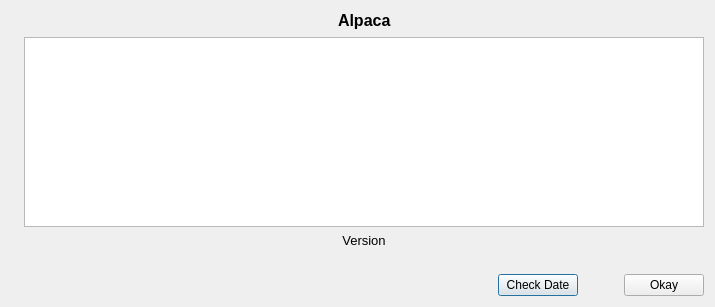
<?xml version="1.0" encoding="UTF-8"?>
<ui version="4.0">
 <class>AboutDialogClass</class>
 <widget class="QDialog" name="AboutDialogClass">
  <property name="windowModality">
   <enum>Qt::ApplicationModal</enum>
  </property>
  <property name="geometry">
   <rect>
    <x>0</x>
    <y>0</y>
    <width>715</width>
    <height>307</height>
   </rect>
  </property>
  <property name="windowTitle">
   <string>About %1</string>
  </property>
  <property name="windowIcon">
   <iconset>
    <normaloff>:/TAC.png</normaloff>:/TAC.png</iconset>
  </property>
  <property name="modal">
   <bool>true</bool>
  </property>
  <layout class="QVBoxLayout" name="verticalLayout_3">
   <item>
    <layout class="QHBoxLayout" name="horizontalLayout_2">
     <item>
      <widget class="QLabel" name="_backsplash">
       <property name="text">
        <string/>
       </property>
       <property name="pixmap">
        <pixmap resource="QCommon.qrc">:/resources/Alpaca_BS.png</pixmap>
       </property>
      </widget>
     </item>
     <item>
      <layout class="QVBoxLayout" name="verticalLayout_2">
       <item>
        <layout class="QVBoxLayout" name="verticalLayout">
         <item>
          <layout class="QHBoxLayout" name="horizontalLayout">
           <item>
            <spacer name="horizontalSpacer">
             <property name="orientation">
              <enum>Qt::Horizontal</enum>
             </property>
             <property name="sizeHint" stdset="0">
              <size>
               <width>40</width>
               <height>20</height>
              </size>
             </property>
            </spacer>
           </item>
           <item>
            <widget class="QLabel" name="_title">
             <property name="text">
              <string>&lt;html&gt;&lt;head/&gt;&lt;body&gt;&lt;p&gt;&lt;span style=&quot; font-size:12pt; font-weight:600;&quot;&gt;Alpaca&lt;/span&gt;&lt;/p&gt;&lt;/body&gt;&lt;/html&gt;</string>
             </property>
            </widget>
           </item>
           <item>
            <spacer name="horizontalSpacer_2">
             <property name="orientation">
              <enum>Qt::Horizontal</enum>
             </property>
             <property name="sizeHint" stdset="0">
              <size>
               <width>40</width>
               <height>20</height>
              </size>
             </property>
            </spacer>
           </item>
          </layout>
         </item>
         <item>
          <widget class="QTextBrowser" name="_aboutText">
           <property name="html">
            <string>&lt;!DOCTYPE HTML PUBLIC &quot;-//W3C//DTD HTML 4.0//EN&quot; &quot;http://www.w3.org/TR/REC-html40/strict.dtd&quot;&gt;
&lt;html&gt;&lt;head&gt;&lt;meta name=&quot;qrichtext&quot; content=&quot;1&quot; /&gt;&lt;style type=&quot;text/css&quot;&gt;
p, li { white-space: pre-wrap; }
&lt;/style&gt;&lt;/head&gt;&lt;body style=&quot; font-family:'MS Shell Dlg 2'; font-size:8.25pt; font-weight:400; font-style:normal;&quot;&gt;
&lt;p style=&quot;-qt-paragraph-type:empty; margin-top:0px; margin-bottom:0px; margin-left:0px; margin-right:0px; -qt-block-indent:0; text-indent:0px;&quot;&gt;&lt;br /&gt;&lt;/p&gt;&lt;/body&gt;&lt;/html&gt;</string>
           </property>
           <property name="openLinks">
            <bool>false</bool>
           </property>
          </widget>
         </item>
        </layout>
       </item>
       <item>
        <widget class="QLabel" name="_versionLabel">
         <property name="font">
          <font>
           <pointsize>10</pointsize>
          </font>
         </property>
         <property name="text">
          <string>Version</string>
         </property>
         <property name="alignment">
          <set>Qt::AlignCenter</set>
         </property>
        </widget>
       </item>
      </layout>
     </item>
    </layout>
   </item>
   <item>
    <widget class="QLabel" name="_aboutLine2">
     <property name="text">
      <string/>
     </property>
    </widget>
   </item>
   <item>
    <layout class="QHBoxLayout" name="horizontalLayout_3">
     <item>
      <spacer name="horizontalSpacer_3">
       <property name="orientation">
        <enum>Qt::Horizontal</enum>
       </property>
       <property name="sizeHint" stdset="0">
        <size>
         <width>40</width>
         <height>20</height>
        </size>
       </property>
      </spacer>
     </item>
     <item>
      <widget class="QPushButton" name="_checkDateButton">
       <property name="text">
        <string>Check Date</string>
       </property>
      </widget>
     </item>
     <item>
      <spacer name="horizontalSpacer_4">
       <property name="orientation">
        <enum>Qt::Horizontal</enum>
       </property>
       <property name="sizeType">
        <enum>QSizePolicy::Fixed</enum>
       </property>
       <property name="sizeHint" stdset="0">
        <size>
         <width>40</width>
         <height>20</height>
        </size>
       </property>
      </spacer>
     </item>
     <item>
      <widget class="QPushButton" name="_okayButton">
       <property name="text">
        <string>Okay</string>
       </property>
      </widget>
     </item>
    </layout>
   </item>
  </layout>
 </widget>
 <resources>
  <include location="QCommon.qrc"/>
 </resources>
 <connections/>
</ui>
